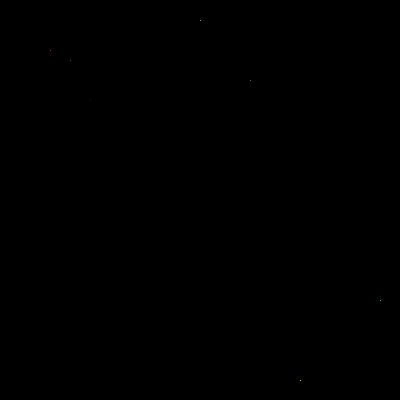
Frame 1 (no input)
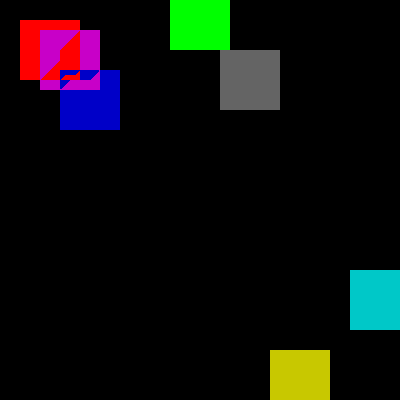
Frame 60 (the mouse pressed at the canvas centre just before this capture)
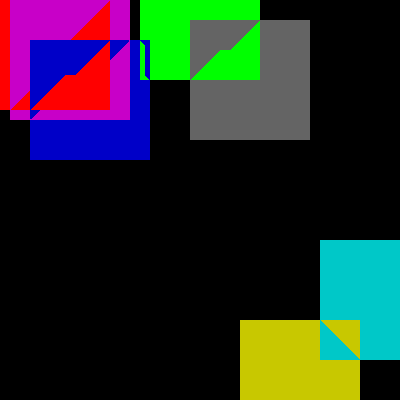
Frame 120 (the mouse held since frame 60 and released just before this capture)

The Processing sketch that drew these frames (run headless with seeded random() and noise(); from frame 60 on, the mouse is pressed at the canvas centre):

// Processing sketch: processing_146461
// ── processing_146461.pde


float [ ] x ={50, 200, 90, 300, 70, 380, 250 };
float [ ] y = { 50, 20, 100, 380, 60, 300, 80 };
float dimension=0;
color [ ] col = {
                color( 255, 0, 0 ),
                color( 0, 255, 0 ),
                color( 0, 0, 200 ),
                color( 200, 200, 0 ),
                color( 200, 0, 200 ),
                color( 0, 200, 200 ),
                color( 100 )
                };
void setup() 
{
background(0);
size(400,400);
rectMode( CENTER);
frameRate(30);

}

void draw()
{

drawFigures();
dimension++;
}

void drawFigures()
{
  for (int i=0; i< col.length; i++)
  {
    noFill();
    stroke(col[i]);
    rect (x[i],y[i],dimension, dimension);
  }

}

void mousePressed()
{
if (mouseButton==LEFT)
{
background(0);
dimension = 0;


}
}
